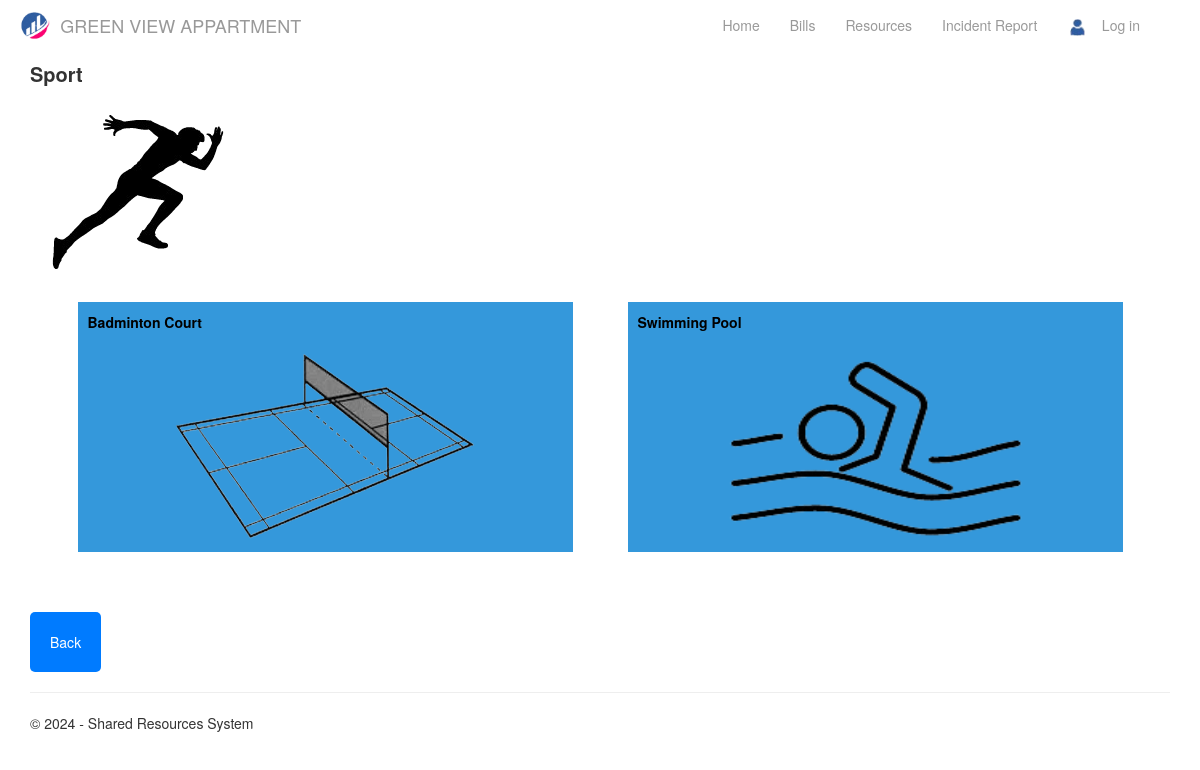
Page /resources_sports on the committed database.
### app/models.py (models this page shows, shortened)
class Resource(models.Model):
    resource_name = models.CharField(max_length=255)
    resource_id = models.CharField(max_length=255, unique=True)
    resource_image = models.ImageField(null=True, blank=True, upload_to = 'resource_images/')
    RESOURCE_TYPES=[('Sports','Sports'),('Learning','Learning'),('Entertainment','Entertainment')]
    resource_type = models.CharField(max_length=255, choices=RESOURCE_TYPES)
    RESOURCE_STATUSES = [('Available', 'Available'), ('Unavailable', 'Unavailable'), ('Maintenance', 'Maintenance')]
    resource_status = models.CharField(max_length=100, choices=RESOURCE_STATUSES)
    resource_capacity = models.IntegerField()
    TIME_SLOTS = [
        ('10:00', '10:00'),
        ('11:00', '11:00'),
        ('12:00', '12:00'),
        ('13:00', '13:00'),
        ('14:00', '14:00'),
        ('15:00', '15:00'),
        ('16:00', '16:00'),
        ('17:00', '17:00'),
        ('18:00', '18:00'),
        ('19:00', '19:00'),
        ('20:00', '20:00'),
        ('21:00', '21:00'),
    ]

### app/views.py (the view)
# urls.py: re_path(r'^resources_sports$', views.resources_sports, name='resources_sports'),
def resources_sports(request):
    resources = Resource.objects.filter(resource_type='Sports').order_by('resource_id')
    assert isinstance(request, HttpRequest)
    return render(
        request,
        'app/resources_sports.html',
        {
            'title':'Sports',
            'resources': resources,
            'year':datetime.now().year,
            'date_now': datetime.now().date,
        }
    )

### app/templates/app/resources_sports.html
{% extends "app/user_layout.html" %}
{% block content %}
{%load static%}
<div class="sport">
    <p style="margin-top: 10px; font-weight:bold; font-size:20px">Sport</p>
    <img src='{%static "app/image/sport.png" %}' alt="sport icon">
</div>
<div class="css_container">
    {% for resource in resources %}
        {% if resource.resource_status == "Available"%}
            <div class="{% cycle 'left-block' 'right-block' %}">
                <a href="{% url 'resources_booking' id=resource.resource_id date=date_now %}">
                    <p class="title_resources">{{ resource.resource_name }}</p>
                    {% if resource.resource_image %}
                    <img src="{{ resource.resource_image.url }}" alt="Resource Image">
                    {% else %}
                    <p>No image available</p>
                    {% endif %}
                </a>
            </div>
        {% endif%}
    {% endfor %}
</div>
<div class="input-group">
    <button class="btn btn-secondary" onclick="goBack()">Back</button>
</div>
{% endblock %}

### app/static/app/content/site.css (style rules this page uses)
body { padding-top: 50px; padding-bottom: 20px; }

### app/static/app/content/css.css (style rules this page uses)
a { text-decoration: none; }
.left-block, .right-block { flex: 0 0 45%; box-sizing: border-box; background-color: #3498db; color: #fff; padding: 10px; margin-bottom: 20px; margin-left: auto; margin-right: auto; }
.left-block img, .right-block img { height: 150px; width: 250px; display: block; margin: 0 auto; }
.input-group { margin-top: 10px; }
.btn { display: inline-block; padding: 20px; background-color: #007bff; color: #fff; text-decoration: none; border: none; border-radius: 5px; cursor: pointer; transition: background-color 0.3s ease; }
.css_container { display: flex; flex-wrap: wrap; justify-content: space-between; align-items: center; box-sizing: border-box; color: #fff; padding: 20px; margin-bottom: 20px; margin-left: auto; margin-right: auto; }
.css_container img { height: 200px; width: 300px; }
.title_resources { color: black; font-weight: bold; }

### rows in the picture
Resource: resource_name "Badminton Court", resource_image (picture)
Resource: resource_name "Swimming Pool", resource_image (picture)
